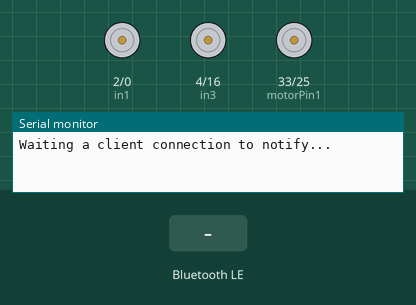
The program below on a simulated ESP32. Shown: motor-driver pin pairs drawn as motors (green arrow = first pin HIGH = forward, orange = second pin HIGH = backward, longer = more drive), the last lines printed to the serial monitor. The inputs (shaded band) are chosen by the test bench. Nothing arrives over Bluetooth unless stated; a phone connects over Bluetooth LE 3 s after start.

Above: at 1.2 s.
1.3 s: Bluetooth LE write "5" received
At 2.0 s:
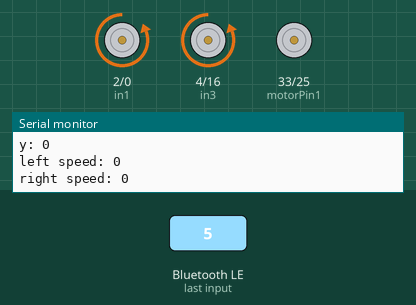
2.8 s: Bluetooth LE write "90" received
At 3.2 s:
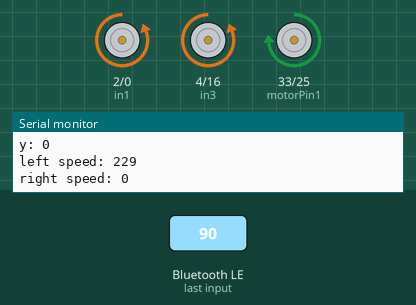
Timing chart, 0 to 5.8 s (numbered marks = the images above; inputs shaded):
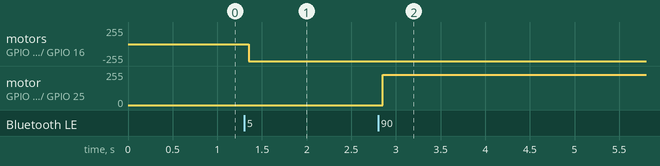

Measured:
- after the input at 1.3 s, motor on GPIO 2 (in1) / GPIO 0 (in2), motor on GPIO 4 (in3) / GPIO 16 (in4): stopped → backward 255/255 after 0.05 s
- after the input at 2.8 s, motor on GPIO 33 (motorPin1) / GPIO 25 (motorPin2): stopped → forward 228/255 after 0.05 s

The program:

main.cpp
```cpp
#include <Arduino.h>

#include "Drive.h"
#include "BLEDriveCallback.h"
#include "BLEConnection.h"

#define in1 2
#define in2 0
#define in3 4
#define in4 16
#define motorPin1 33
#define motorPin2 25

Drive* drive;

void setup() {

  Serial.begin(115200);

  drive = new Drive(in1, in2, in3, in4, motorPin1, motorPin2);

  BLEConnection* bleConn = new BLEConnection("QM-Bot");
  bleConn->setupDrive(drive);
  bleConn->start();

  Serial.println("Waiting a client connection to notify...");
}

void loop() {
}
```

BLEConnection.cpp
```cpp
#include "BLEConnection.h"
#define SERVICE_UUID           "6E400001-B5A3-F393-E0A9-E50E24DCCA9E" // UART service UUID
#define CHARACTERISTIC_UUID_RX "6E400002-B5A3-F393-E0A9-E50E24DCCA9E"
#define CHARACTERISTIC_UUID_TX "6E400003-B5A3-F393-E0A9-E50E24DCCA9E"

BLEConnection::BLEConnection(std::string deviceName){
    BLEDevice::init(deviceName);

    pServer = BLEDevice::createServer();
    pService = pServer->createService(SERVICE_UUID);

}

void BLEConnection::start(){
    pService->start();

    pServer->getAdvertising()->start();
}

void BLEConnection::setupDrive(Drive* drive){
    BLECharacteristic* pCharacteristic = pService->createCharacteristic(
                      CHARACTERISTIC_UUID_TX,
                      BLECharacteristic::PROPERTY_NOTIFY
                    );

    pCharacteristic->addDescriptor(new BLE2902());

    pCharacteristic = pService->createCharacteristic(
                                         CHARACTERISTIC_UUID_RX,
                                         BLECharacteristic::PROPERTY_WRITE
                                       );

    pCharacteristic->setCallbacks(new BLEDriveCallback(drive));
}
```

BLEConnection.h
```cpp
#ifndef BLEConnection_H
#define BLEConnection_H
#include <sstream>

#include <BLEDevice.h>
#include <BLEServer.h>
#include <BLEUtils.h>
#include <BLE2902.h>

#include "Drive.h"
#include "BLEDriveCallback.h"

class BLEConnection{
    public:
        BLEConnection(std::string deviceName);
        void setupDrive(Drive* drive);
        void start();
    private:
        BLEServer *pServer;
        BLEService *pService;
 };
#endif
```

BLEDriveCallback.cpp
```cpp
#include "BLEDriveCallback.h"

    BLEDriveCallback::BLEDriveCallback(Drive* _drive){
        drive = _drive;
    }

    void BLEDriveCallback::onWrite(BLECharacteristic *pCharacteristic) {
      std::string rxValue = pCharacteristic->getValue();

      if (rxValue.length() > 0) {

        const char* test = rxValue.c_str();
        char* test2 = strdup(test);
        char* delim = ":";
        char* splits = strtok(test2, delim);

        int x = (int) strtol(splits, NULL, 10);
	      splits = strtok(NULL, delim);
        int y = (int) strtol(splits, NULL, 10);

        drive->setSpeed(x, y);
      }
    }
```

BLEDriveCallback.h
```cpp
#ifndef BLEDriveCallback_H
#define BLEDriveCallback_H

#include <BLEServer.h>
#include "Drive.h"

class BLEDriveCallback: public BLECharacteristicCallbacks {
    public:
        BLEDriveCallback(Drive* _drive);
        void onWrite(BLECharacteristic *pCharacteristic);

    private:
        Drive* drive;
};
#endif
```

Drive.cpp
```cpp
#include "Drive.h"

int motorSpeedA = 0;
int motorSpeedB = 0;

Drive::Drive(int _in1, int _in2, int _in3, int _in4, int _motorPin1, int _motorPin2){
  in1 = _in1;
  in2 = _in2;
  in3 = _in3;
  in4 = _in4;
  motorPin1 = _motorPin1;
  motorPin2 = _motorPin2;

  motorSpeedA = 0;
  motorSpeedB = 0;

  ledcSetup(0, 2000, 8);
  ledcAttachPin(motorPin1, 0);
  ledcSetup(1, 2000, 8);
  ledcAttachPin(motorPin2, 1);

  pinMode(in1, OUTPUT);
  pinMode(in2, OUTPUT);
  pinMode(in3, OUTPUT);
  pinMode(in4, OUTPUT);
}


void Drive::setSpeed(int xAxis, int yAxis){
  printf("x: %i\n", xAxis);
  printf("y: %i\n", yAxis);

  // Y-axis used for forward and backward control
  if (yAxis < 0) {
    // Set Motor A backward
    digitalWrite(in1, HIGH);
    digitalWrite(in2, LOW);
    // Set Motor B backward
    digitalWrite(in3, HIGH);
    digitalWrite(in4, LOW);
    motorSpeedA = map(yAxis*-1, 0, 100, 0, 255);
    motorSpeedB = map(yAxis*-1, 0, 100, 0, 255);
  }
  else if (yAxis >= 0) {
    // Set Motor A forward
    digitalWrite(in1, LOW);
    digitalWrite(in2, HIGH);
    // Set Motor B forward
    digitalWrite(in3, LOW);
    digitalWrite(in4, HIGH);
    motorSpeedA = map(yAxis, 0, 100, 0, 255);
    motorSpeedB = map(yAxis, 0, 100, 0, 255);
  }
  // If joystick stays in middle the motors are not moving
  else {
    motorSpeedA = 0;
    motorSpeedB = 0;
  }
  // X-axis used for left and right control
  if (xAxis < 0) {
    // Convert the declining X-axis readings from 470 to 0 into increasing 0 to 255 value
    int xMapped = map(xAxis*-1, 0, 100, 0, 255);
    // Move to left - decrease left motor speed, increase right motor speed
    motorSpeedA = motorSpeedA - xMapped;
    motorSpeedB = motorSpeedB + xMapped;
    // Confine the range from 0 to 255
    if (motorSpeedA < 0) {
      motorSpeedA = 0;
    }
    if (motorSpeedB > 255) {
      motorSpeedB = 255;
    }
  }
  if (xAxis >= 0 ) {
   // Convert the increasing X-axis readings from 550 to 1023 into 0 to 255 value
   int xMapped = map(xAxis, 0, 100, 0, 255);
  // Move right - decrease right motor speed, increase left motor speed
    motorSpeedA = motorSpeedA + xMapped;
    motorSpeedB = motorSpeedB - xMapped;
  // Confine the range from 0 to 255
    if (motorSpeedA > 255) {
      motorSpeedA = 255;
    }
    if (motorSpeedB < 0) {
      motorSpeedB = 0;
    }
  }
// Prevent buzzing at low speeds (Adjust according to your motors. My motors couldn't start moving if PWM value was below value of 70)
  if (motorSpeedA < 70) {
    motorSpeedA = 0;
  }
  if (motorSpeedB < 70) {
    motorSpeedB = 0;
  }
  printf("left speed: %i\n", motorSpeedA);
  printf("right speed: %i\n", motorSpeedB);

  ledcWrite(0, motorSpeedA);
  ledcWrite(1, motorSpeedB);
}
```

Drive.h
```cpp
#ifndef Drive_H
#define Drive_H

#include <Arduino.h>
#include "driver/ledc.h"

class Drive {
    public:
        Drive(int _in1, int _in2, int _in3, int _in4, int _motorPin1, int _motorPin2);
        void setSpeed(int xAxis, int yAxis);
    private:
        int in1;
        int in2;
        int in3;
        int in4;
        int motorPin1;
        int motorPin2;
        int motorSpeedA;
        int motorSpeedB;
};

#endif
```
